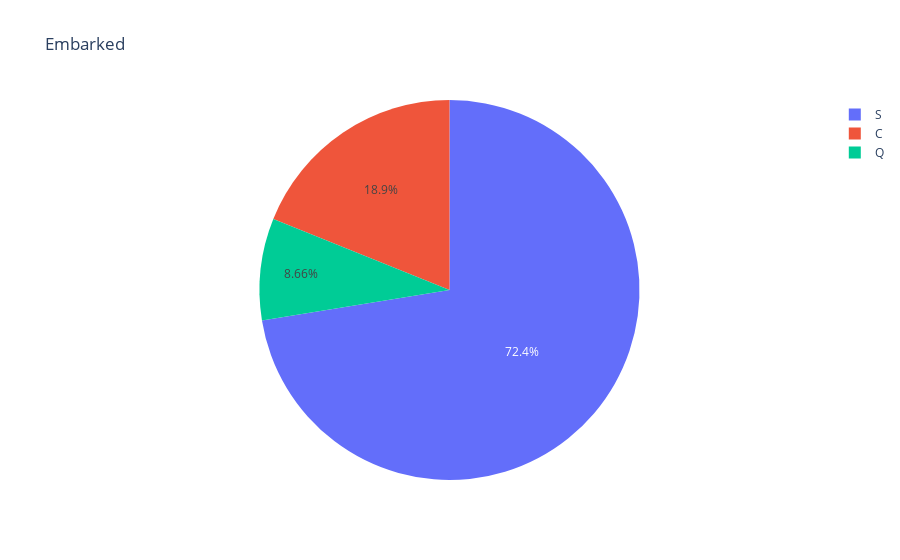

The notebook cell this image was saved under:
### Code cell
draw_pie(df["Embarked"] , 'Embarked')

### Figure 1 — Plotly figure (JSON) as saved in the notebook; plotly's stock layout.template omitted (floating-point values rounded to 4 significant figures)
{"data": [{"domain": {"x": [0, 1], "y": [0, 1]}, "hovertemplate": "label=%{label}<br>value=%{value}<extra></extra>", "labels": ["S", "C", "Q"], "legendgroup": "", "name": "", "showlegend": true, "type": "pie", "values": [644, 168, 77]}], "layout": {"legend": {"tracegroupgap": 0}, "title": {"text": "Embarked"}}}
